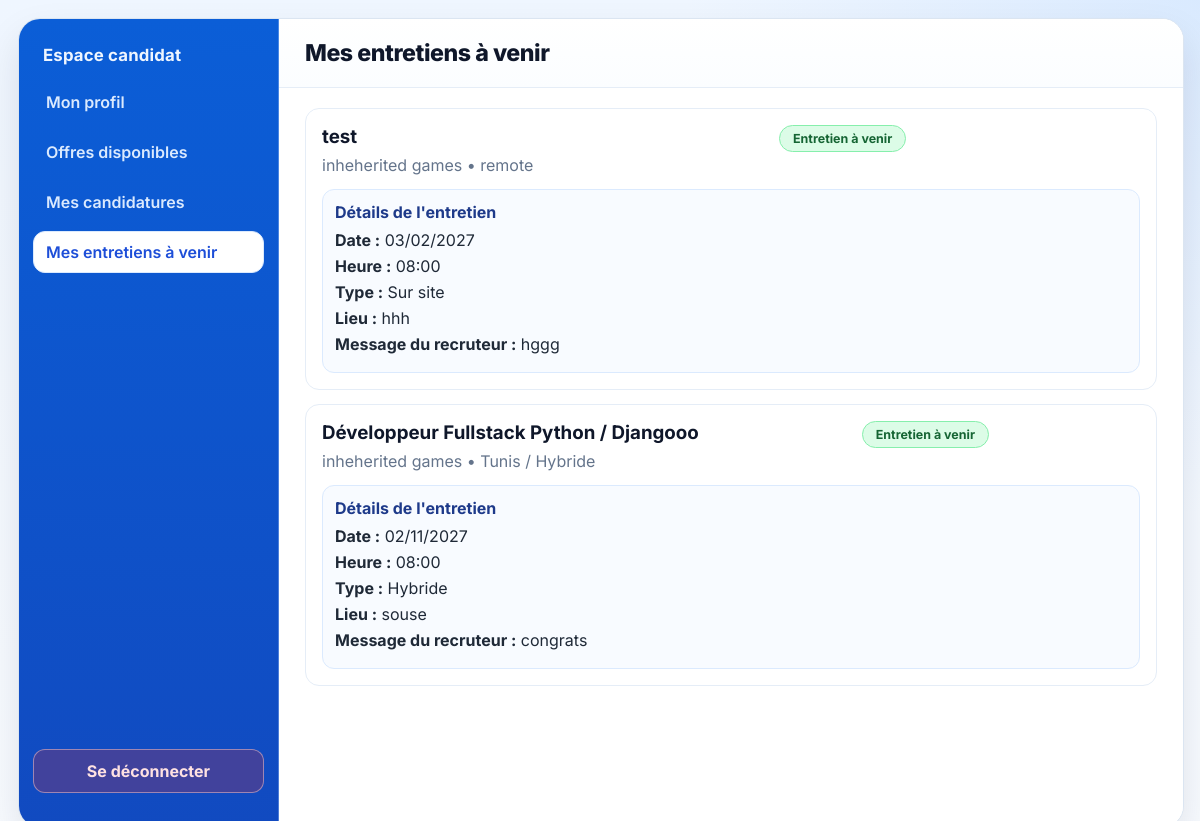
The app's page /mes-entretiens-a-venir/ (signed in) with its own data.
### plateforme_recrutement/models.py (models this page shows, shortened)
class Candidature(models.Model):
    STATUS_CHOICES = [
        ('en_attente', 'En attente'),
        ('acceptee', 'Acceptée'),
        ('rejetee', 'Rejetée'),
    ]
    ENTRETIEN_TYPE_CHOICES = [
        ('hybrid', 'Hybride'),
        ('onsite', 'Sur site'),
    ]
    offre = models.ForeignKey(Offre, on_delete=models.CASCADE, related_name='candidatures')
    candidat = models.ForeignKey(Candidat, on_delete=models.CASCADE, related_name='candidatures')
    nom = models.CharField(max_length=100)
    prenom = models.CharField(max_length=100)
    email = models.EmailField()
    telephone = models.CharField(max_length=20)
    ville = models.CharField(max_length=100)
    github_link = models.URLField(blank=True)
    cv = models.FileField(upload_to='candidatures/cv/')
    statut = models.CharField(max_length=20, choices=STATUS_CHOICES, default='en_attente')
    entretien_date = models.DateField(null=True, blank=True)
    entretien_heure = models.TimeField(null=True, blank=True)
    entretien_type = models.CharField(max_length=20, choices=ENTRETIEN_TYPE_CHOICES, blank=True, default='')
    entretien_lieu = models.CharField(max_length=255, blank=True, default='')
    entretien_message = models.TextField(blank=True, default='')
    date_soumission = models.DateTimeField(auto_now_add=True)
    class Meta:
        constraints = [
            models.UniqueConstraint(
                fields=['offre', 'candidat'],
                condition=Q(statut='en_attente'),
                name='unique_pending_candidature_per_offre_candidat',
            )
        ]
        ordering = ['-date_soumission']

class Offre(models.Model):
    TYPE_CONTRAT_CHOICES = [
        ('CDI', 'CDI'),
        ('CDD', 'CDD'),
        ('Stage', 'Stage'),
        ('Alternance', 'Alternance'),
    ]
    recruteur=models.ForeignKey(Recruteur,on_delete=models.CASCADE)
    titre=models.CharField(max_length=200)
    description=models.TextField()
    lieu=models.CharField(max_length=150, default='', blank=True)
    type_contrat=models.CharField(max_length=20, choices=TYPE_CONTRAT_CHOICES, default='', blank=True)
    salaire=models.IntegerField(null=True, blank=True)
    competences=models.TextField(default='', blank=True)
    date_limite=models.DateField(null=True, blank=True)
    date_publication=models.DateField(auto_now_add=True)

class Recruteur(models.Model):
    user=models.OneToOneField(User,on_delete=models.CASCADE)
    entreprise=models.CharField(max_length=150)
    telephone=models.CharField(max_length=20,blank=True)
    photo=models.ImageField(upload_to='recruteurs/',blank=True,null=True)

### plateforme_recrutement/views.py (the view)
# urls.py: path('mes-entretiens-a-venir/', views.mes_entretiens_candidat, name='mes_entretiens_candidat'),
@login_required
def mes_entretiens_candidat(request):
    candidat = get_object_or_404(Candidat, user=request.user)
    today = timezone.localdate()
    entretiens = (
        Candidature.objects
        .select_related('offre', 'offre__recruteur')
        .filter(
            candidat=candidat,
            statut='acceptee',
            entretien_date__gte=today,
            entretien_heure__isnull=False,
            entretien_type__in=['hybrid', 'onsite'],
            entretien_lieu__gt='',
            entretien_message__gt='',
        )
        .order_by('entretien_date', 'entretien_heure')
    )
    return render(request, 'plateforme/mes_entretiens_candidat.html', {
        'candidat': candidat,
        'entretiens': entretiens,
    })

### plateforme_recrutement/templates/plateforme/mes_entretiens_candidat.html (shortened to what this page needs)
{% load static %}
<!DOCTYPE html>
<html lang="fr">
<head>
    <link rel="stylesheet" href="{% static 'css/profil_recruteur.css' %}">
    <link rel="stylesheet" href="{% static 'css/candidatures.css' %}">
</head>
<body>
<div class="container">
    <aside class="sidebar">
        <div class="sidebar-head">
            <h2>Espace candidat</h2>
        </div>
        <nav class="sidebar-nav">
            <a href="{% url 'profil_candidat' %}" class="nav-link">Mon profil</a>
            <a href="{% url 'offres_dispo' %}" class="nav-link">Offres disponibles</a>
            <a href="{% url 'mes_candidatures' %}" class="nav-link">Mes candidatures</a>
            <a href="{% url 'mes_entretiens_candidat' %}" class="nav-link active">Mes entretiens à venir</a>
        </nav>
        <a href="{% url 'deconnexion' %}" class="sidebar-logout">Se déconnecter</a>
    </aside>
    <main class="profile-panel">
        <div class="top-bar">
            <h2>Mes entretiens à venir</h2>
        </div>
        <div class="list-wrapper">
            {% if entretiens %}
                {% for candidature in entretiens %}
                    <article class="candidature-card">
                        <div class="card-head">
                            <div>
                                <h3>{{ candidature.offre.titre }}</h3>
                                <p>{{ candidature.offre.recruteur.entreprise }} • {{ candidature.offre.lieu }}</p>
                            </div>
                            <span class="status-pill status-acceptee">Entretien à venir</span>
                        </div>
                        <div class="interview-details">
                            <h4>Détails de l'entretien</h4>
                            <p><strong>Date :</strong> {{ candidature.entretien_date|date:"d/m/Y" }}</p>
                            <p><strong>Heure :</strong> {{ candidature.entretien_heure|time:"H:i" }}</p>
                            <p><strong>Type :</strong> {{ candidature.get_entretien_type_display }}</p>
                            <p><strong>Lieu :</strong> {{ candidature.entretien_lieu }}</p>
                            <p><strong>Message du recruteur :</strong> {{ candidature.entretien_message }}</p>
                        </div>
                    </article>
                {% endfor %}
            {% else %}
                <div class="empty-box">
                    <h3>Aucun entretien à venir</h3>
                    <p>Les entretiens programmés à partir d'aujourd'hui apparaîtront ici.</p>
                </div>
            {% endif %}
        </div>
    </main>
</div>
</body>
</html>

### plateforme_recrutement/Static/css/profil_recruteur.css (style rules this page uses)
body { font-family: "Inter", "Segoe UI", "Helvetica Neue", Arial, sans-serif; margin: 0; padding: 18px; min-height: 100vh; background: radial-gradient(circle at top right, rgba(191, 219, 254, 0.45), transparent 35%), linear-gradient(180deg, #eff6ff 0%, #f8fbff 100%); color: #1f2937; }
.container { width: 100%; margin: 0 auto; display: grid; grid-template-columns: 260px minmax(0, 1fr); gap: 0; align-items: stretch; background: #ffffff; border: 1px solid #dbe5f1; border-radius: 22px; box-shadow: 0 18px 38px rgba(15, 23, 42, 0.1); overflow: hidden; }
.sidebar { min-height: calc(100vh - 36px); background: linear-gradient(180deg, #0b5ed7 0%, #114ac0 100%); border-right: 1px solid rgba(191, 219, 254, 0.35); padding: 22px 14px; display: flex; flex-direction: column; }
.sidebar-head { padding: 4px 10px 16px; }
.sidebar-head h2 { margin: 0; color: #eff6ff; font-size: 1.05rem; font-weight: 700; letter-spacing: 0.01em; }
.sidebar-nav { display: flex; flex-direction: column; gap: 8px; }
.nav-link { text-decoration: none; color: #dbeafe; border: 1px solid transparent; border-radius: 12px; padding: 10px 12px; font-weight: 600; transition: background-color 0.2s ease, border-color 0.2s ease, color 0.2s ease; }
.nav-link.active { background: #ffffff; border-color: #dbeafe; color: #1d4ed8; }
.sidebar-logout { margin-top: auto; margin-bottom: 12px; text-decoration: none; text-align: center; color: #fee2e2; border: 1px solid rgba(254, 202, 202, 0.5); background: rgba(220, 38, 38, 0.24); border-radius: 12px; padding: 11px 12px; font-weight: 700; transition: background-color 0.2s ease, color 0.2s ease; }
.profile-panel { background: #ffffff; border: 0; border-radius: 0; box-shadow: none; overflow: hidden; }
.top-bar { display: flex; justify-content: space-between; align-items: center; padding: 20px 26px; border-bottom: 1px solid #e5edf7; background: linear-gradient(180deg, #ffffff 0%, #fbfdff 100%); }
.top-bar h2 { margin: 0; font-size: 1.45rem; font-weight: 800; color: #0f172a; letter-spacing: -0.02em; }
.status-pill { display: inline-flex; align-items: center; justify-content: center; margin: 0 auto; padding: 5px 13px; border-radius: 999px; font-size: 0.78rem; font-weight: 700; color: #065f46; background: #d1fae5; border: 1px solid #a7f3d0; }

### plateforme_recrutement/Static/css/candidatures.css (style rules this page uses)
.list-wrapper { padding: 20px 26px 26px; }
.candidature-card { background: #ffffff; border: 1px solid #e5edf7; border-radius: 14px; padding: 16px; margin-bottom: 14px; }
.card-head { display: flex; justify-content: space-between; align-items: flex-start; gap: 12px; }
.card-head h3 { margin: 0; color: #0f172a; }
.card-head p { margin: 7px 0 0; color: #64748b; }
.status-acceptee { background: #dcfce7; color: #166534; border-color: #86efac; }
.interview-details { margin-top: 14px; border: 1px solid #dbeafe; background: #f8fbff; border-radius: 12px; padding: 12px; }
.interview-details h4 { margin: 0 0 8px; color: #1e3a8a; }
.interview-details p { margin: 6px 0; color: #1f2937; }

### records on screen
Candidature: offre.titre "test", offre.recruteur.entreprise "inheherited games", offre.lieu "remote", entretien_date "03/02/2027", entretien_heure "08:00", entretien_type "Sur site", entretien_lieu "hhh", entretien_message "hggg"
Candidature: offre.titre "Développeur Fullstack Python / Djangooo", offre.recruteur.entreprise "inheherited games", offre.lieu "Tunis / Hybride", entretien_date "02/11/2027", entretien_heure "08:00", entretien_type "Hybride", entretien_lieu "souse", entretien_message "congrats"
